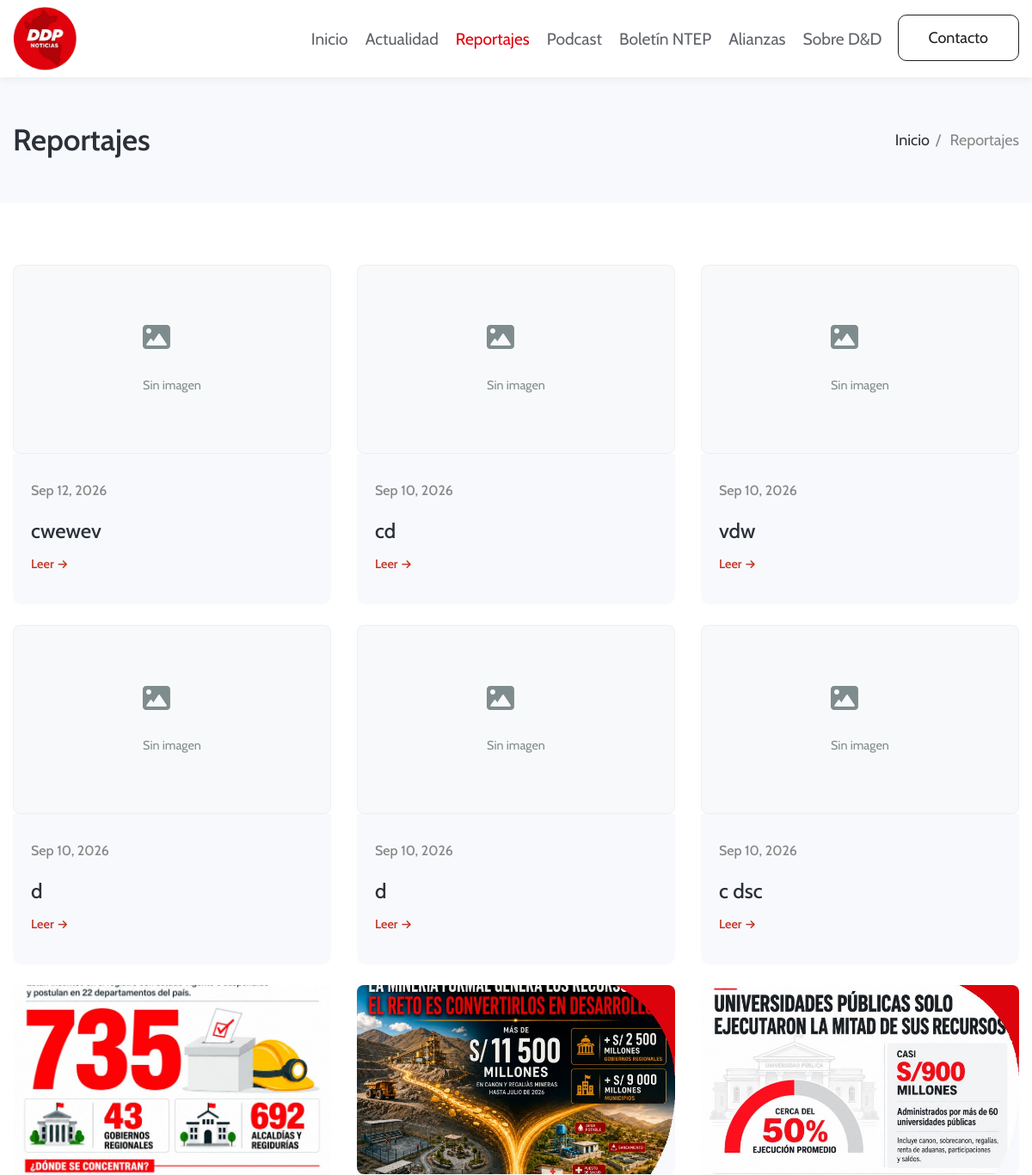
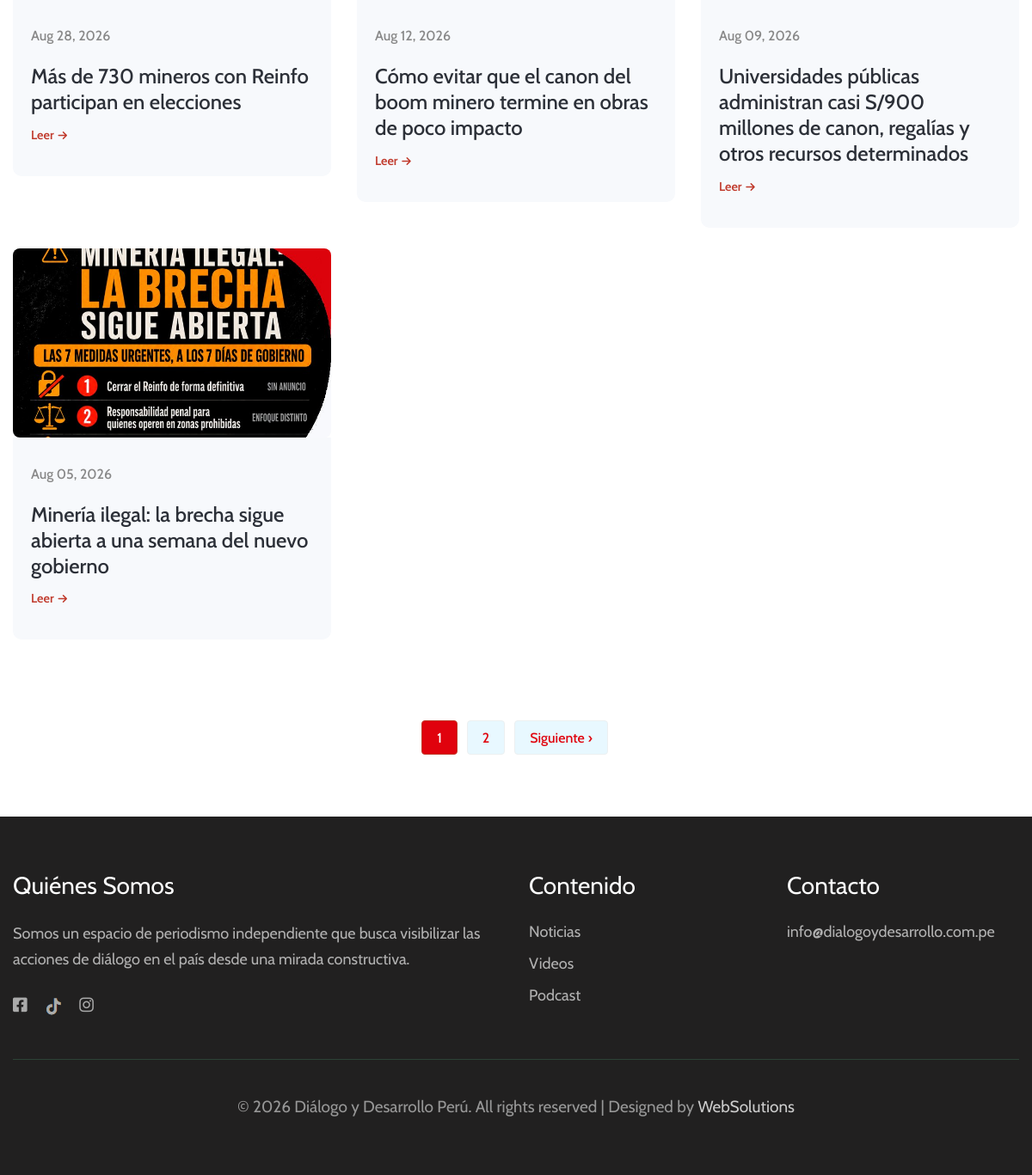
Page /reportajes.php on the committed database (2 pictures, top to bottom).
### tables this page shows
CREATE TABLE `reportajes` (
  `id` int(10) UNSIGNED NOT NULL,
  `titulo` varchar(255) NOT NULL,
  `resumen_corto` varchar(500) DEFAULT NULL,
  `desarrollo` longtext NOT NULL,
  `foto_principal` varchar(255) DEFAULT NULL,
  `pdf_adjunto` varchar(255) DEFAULT NULL,
  `fecha_publicacion` date NOT NULL,
  `es_destacado` tinyint(1) NOT NULL DEFAULT 0,
  `estado` enum('publicado','borrador') DEFAULT 'publicado',
  `autor_id` int(10) UNSIGNED NOT NULL,
  `usuario_id` int(10) UNSIGNED NOT NULL,
  `created_at` datetime NOT NULL DEFAULT current_timestamp(),
  `updated_at` datetime NOT NULL DEFAULT current_timestamp() ON UPDATE current_timestamp()
);

### reportajes.php (the view, shortened to what this page needs)
<?php
require_once 'config/conexion.php';
$pagina = isset($_GET['pagina']) ? (int)$_GET['pagina'] : 1;
$porPagina = 9;
$totalReportajes = $pdo->query("SELECT COUNT(*) FROM reportajes")->fetchColumn();
$totalPaginas = ceil($totalReportajes / $porPagina);
$stmt = $pdo->query("SELECT r.*, CONCAT(a.nombres, ' ', a.ap_paterno) as autor
                     FROM reportajes r
                     LEFT JOIN autores a ON r.autor_id = a.id
                     WHERE r.estado = 'publicado'
                     ORDER BY r.fecha_publicacion DESC");
$reportajes = $stmt->fetchAll();
function imagenExiste($ruta) {
    $rutaCompleta = $_SERVER['DOCUMENT_ROOT'] . '/dialogoydesarrollo/' . $ruta;
    return file_exists($rutaCompleta);
}
?>
<!DOCTYPE html>
<html lang="es">
<head>
    <link rel="stylesheet" href="https://cdnjs.cloudflare.com/ajax/libs/font-awesome/6.0.0/css/all.min.css">
    <link rel="stylesheet" href="assets/css/style-starter.css">
</head>
<body>
    <header id="site-header" class="fixed-top">
        <div class="container">
            <nav class="navbar navbar-expand-lg stroke">
                <a class="navbar-brand" href="index.php">
                    <img src="assets/images/logo.png" alt="DDP Noticias" style="height:75px;" />
                </a>
                <div class="collapse navbar-collapse" id="navbarTogglerDemo02">
                    <ul class="navbar-nav ml-auto">
                        <li class="nav-item"><a class="nav-link" href="index.php">Inicio</a></li>
                        <li class="nav-item"><a class="nav-link" href="index.php#actualidad">Actualidad</a></li>
                        <li class="nav-item active"><a class="nav-link" href="reportajes.php">Reportajes</a></li>
                        <li class="nav-item"><a class="nav-link" href="podcast.php">Podcast</a></li>
                        <li class="nav-item"><a class="nav-link" href="boletines.php">Boletín NTEP</a></li>
                        <li class="nav-item"><a class="nav-link" href="alianzas.php">Alianzas</a></li>
                        <li class="nav-item"><a class="nav-link" href="sobre-nosotros.php">Sobre D&D</a></li>
                        <li class="ml-2"><a href="contacto.php" class="btn btn-style btn-outline-secondary">Contacto</a></li>
                    </ul>
                </div>
            </nav>
        </div>
    </header>
    <section class="breadcrumb-area py-sm-5 py-4">
        <div class="container">
            <div class="row">
                <div class="col-md-12">
                    <div class="breadcrumb-contents">
                        <h2 class="title-big">Reportajes</h2>
                        <div class="breadcrumb">
                            <ul>
                                <li><a href="index.php">Inicio</a></li>
                                <li class="active">Reportajes</li>
                            </ul>
                        </div>
                    </div>
                </div>
            </div>
        </div>
    </section>
    <div class="grids-block-5 py-5">
        <section class="py-lg-4 py-md-3">
            <div class="container">
                <div class="row">
                    <?php if (count($reportajes) > 0): ?>
                        <?php foreach ($reportajes as $reportaje): ?>
                        <div class="col-lg-4 col-md-6 grids5-info">
                            <?php
                            $rutaImagen = $reportaje['foto_principal'] ?? '';
                            if (!empty($rutaImagen) && imagenExiste($rutaImagen)) {
                                echo '<a href="reportaje_detalle.php?id=' . $reportaje['id'] . '" class="d-block">';
                                echo '<img src="/dialogoydesarrollo/' . $rutaImagen . '" alt="' . htmlspecialchars($reportaje['titulo'] ?? '') . '" class="img-fluid">';
                                echo '</a>';
                            } else {
                                echo '<div class="no-image"><div><i class="fas fa-image"></i><br>Sin imagen</div></div>';
                            }
                            ?>
                            <div class="blog-info">
                                <h5>
                                    <?php echo date('M d, Y', strtotime($reportaje['fecha_publicacion'])); ?>
                                </h5>
                                <h4>
                                    <a href="reportaje_detalle.php?id=<?php echo $reportaje['id']; ?>" class="d-block">
                                        <?php echo htmlspecialchars($reportaje['titulo'] ?? 'Sin título'); ?>
                                    </a>
                                </h4>
                                <a href="reportaje_detalle.php?id=<?php echo $reportaje['id']; ?>" class="btn-leer">
                                    Leer <i class="fas fa-arrow-right"></i>
                                </a>
                            </div>
                        </div>
                        <?php endforeach; ?>
                    <?php else: ?>
                        <div class="col-12 text-center py-5">
                            <p style="color:#7f8c8d;font-size:1.2rem;">No hay reportajes disponibles por el momento.</p>
                        </div>
                    <?php endif; ?>
                </div>
                <?php if ($totalPaginas > 1): ?>
                <div class="pagination">
                    <ul>
                        <?php for ($i = 1; $i <= $totalPaginas; $i++): ?>
                            <li><a href="?pagina=<?php echo $i; ?>" <?php echo ($i == $pagina) ? 'class="active"' : ''; ?>><?php echo $i; ?></a></li>
                        <?php endfor; ?>
                        <?php if ($pagina < $totalPaginas): ?>
                        <li><a href="?pagina=<?php echo $pagina + 1; ?>">Siguiente ›</a></li>
                        <?php endif; ?>
                    </ul>
                </div>
                <?php endif; ?>
            </div>
        </section>
    </div>
    <section class="w3l-footer-29-main py-5" id="footer">
        <div class="footer-29 py-md-3">
            <div class="container">
                <div class="row footer-top-29">
                    <div class="col-lg-6 col-md-6 footer-list-29 footer-1">
                        <h6 class="footer-title-29">Quiénes Somos</h6>
                        <p>Somos un espacio de periodismo independiente que busca visibilizar las acciones de diálogo en el país desde una mirada constructiva.</p>
                        <div class="main-social-footer-29">
                            <a target="_blank" href="https://www.facebook.com/DialogoyDesarrolloPeru" class="facebook"><span class="fa fa-facebook-square"></span></a>
                            <a target="_blank" href="https://www.tiktok.com/@dialogo.y.desarrollo" class="twitter"><img src="assets/images/tiktokp.png" style="height:20px;"></a>
                            <a target="_blank" href="https://www.instagram.com/dialogo.y.desarrollo/" class="instagram"><span class="fa fa-instagram"></span></a>
                        </div>
                    </div>
                    <div class="col-lg-3 col-md-6 footer-list-29 footer-2 mt-md-0 mt-5">
                        <ul>
                            <h6 class="footer-title-29">Contenido</h6>
                            <li><a href="noticias.php">Noticias</a></li>
                            <li><a href="videos.php">Videos</a></li>
                            <li><a href="podcast.php">Podcast</a></li>
                        </ul>
                    </div>
                    <div class="col-lg-3 col-md-6 mt-lg-0 mt-5 footer-list-29 footer-3">
                        <div class="properties">
                            <h6 class="footer-title-29">Contacto</h6>
                            <ul>
                                <li><a href="mailto:info@dialogoydesarrollo.com.pe">info@dialogoydesarrollo.com.pe</a></li>
                            </ul>
                        </div>
                    </div>
                </div>
                <div class="bottom-copies text-center">
                    <p class="copy-footer-29">© <?php echo date('Y'); ?> Diálogo y Desarrollo Perú. All rights reserved | Designed by <a target="_blank" href="https://www.wsperu.info">WebSolutions</a></p>
                </div>
            </div>
        </div>
    </section>
</body>
</html>

### reportajes.php (style rules this page uses)
.grids5-info { margin-bottom: 1.5rem; }
.grids5-info .img-fluid { width: 100%; height: 220px; object-fit: cover; border-radius: 8px; background: #f8f9fa; }
.blog-info { padding: 1rem 0; }
.blog-info h5 { color: #c0392b; font-size: 0.8rem; font-weight: 600; margin-bottom: 0.3rem; }
.blog-info h4 { font-size: 1.1rem; margin-bottom: 0.5rem; line-height: 1.4; }
.blog-info h4 a { color: #2c3e50; text-decoration: none; }
.btn-leer { display: inline-flex; align-items: center; gap: 0.3rem; color: #c0392b; font-weight: 600; padding: 0.3rem 0; font-size: 0.9rem; background: transparent; border: none; text-decoration: none; cursor: pointer; transition: all 0.3s; }
.btn-leer i { font-size: 0.75rem; transition: transform 0.3s; }
.no-image { background: #f8f9fa; display: flex; align-items: center; justify-content: center; color: #7f8c8d; font-size: 0.9rem; width: 100%; height: 220px; border-radius: 8px; border: 1px solid #ecf0f1; }
.no-image i { font-size: 2rem; display: block; margin-bottom: 0.5rem; }
.pagination { margin-top: 2rem; text-align: center; }
.pagination ul { list-style: none; padding: 0; margin: 0; display: inline-flex; gap: 0.5rem; flex-wrap: wrap; justify-content: center; }
.pagination ul li { display: inline-block; }
.pagination ul li a { display: inline-block; padding: 0.5rem 1rem; background: #f8f9fa; color: #2c3e50; border-radius: 4px; text-decoration: none; font-weight: 500; transition: all 0.3s; border: 1px solid #ecf0f1; }
.pagination ul li a.active { background: #c0392b; color: white; border-color: #c0392b; }

### rows in the picture
reportajes: shows "Sin imagen", fecha_publicacion "Sep 12, 2026", titulo "cwewev"
reportajes: shows "Sin imagen", fecha_publicacion "Sep 10, 2026", titulo "cd"
reportajes: shows "Sin imagen", fecha_publicacion "Sep 10, 2026", titulo "vdw"
reportajes: shows "Sin imagen", fecha_publicacion "Sep 10, 2026", titulo "d"
reportajes: shows "Sin imagen", fecha_publicacion "Sep 10, 2026", titulo "d"
reportajes: shows "Sin imagen", fecha_publicacion "Sep 10, 2026", titulo "c dsc"
reportajes: foto_principal (picture), fecha_publicacion "Aug 28, 2026", titulo "Más de 730 mineros con Reinfo participan en elecciones"
reportajes: foto_principal (picture), fecha_publicacion "Aug 12, 2026", titulo "Cómo evitar que el canon del boom minero termine en obras de poco impacto"
reportajes: foto_principal (picture), fecha_publicacion "Aug 09, 2026", titulo "Universidades públicas administran casi S/900 millones de canon, regalías y otros recursos determinados"
reportajes: foto_principal (picture), fecha_publicacion "Aug 05, 2026", titulo "Minería ilegal: la brecha sigue abierta a una semana del nuevo gobierno"
